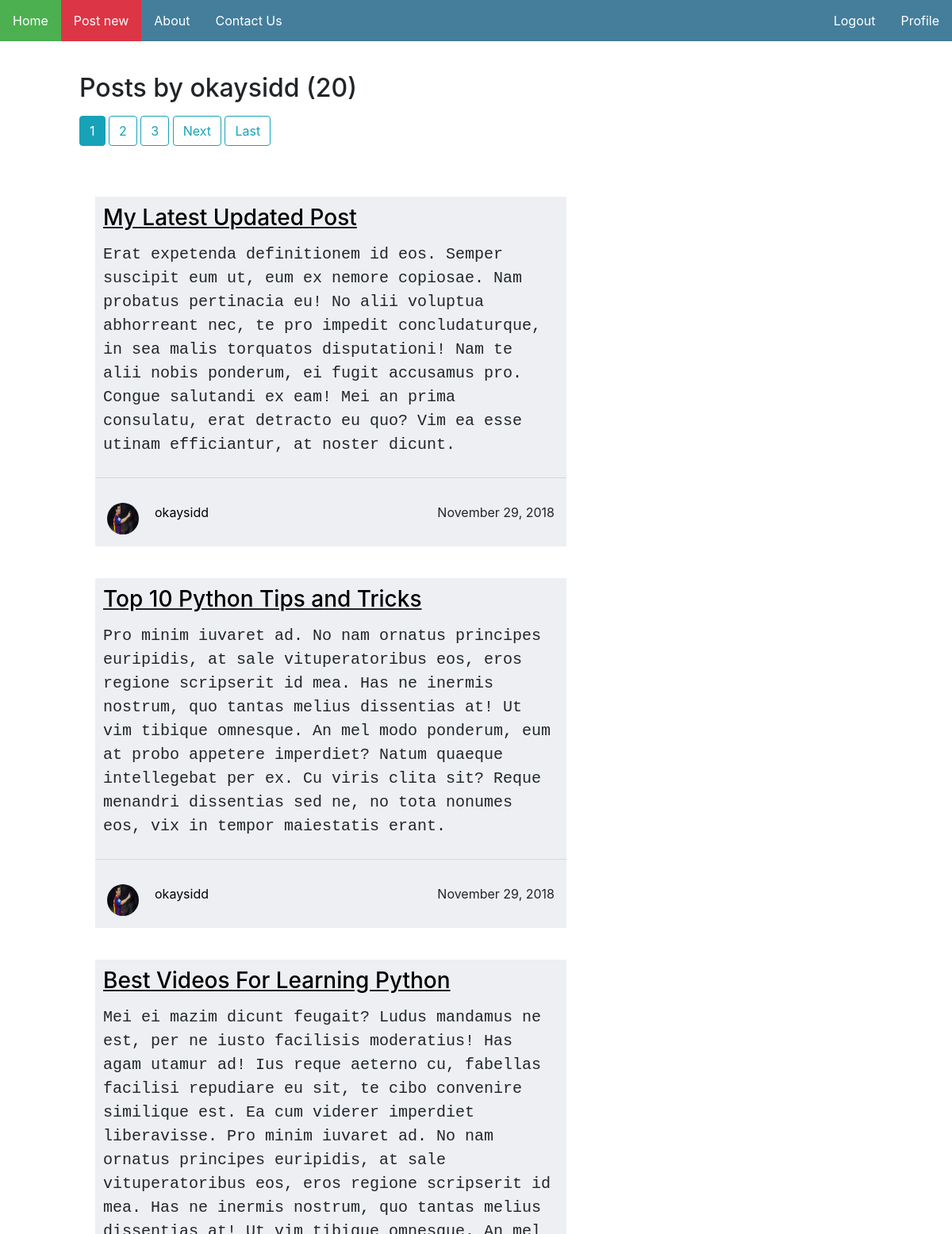
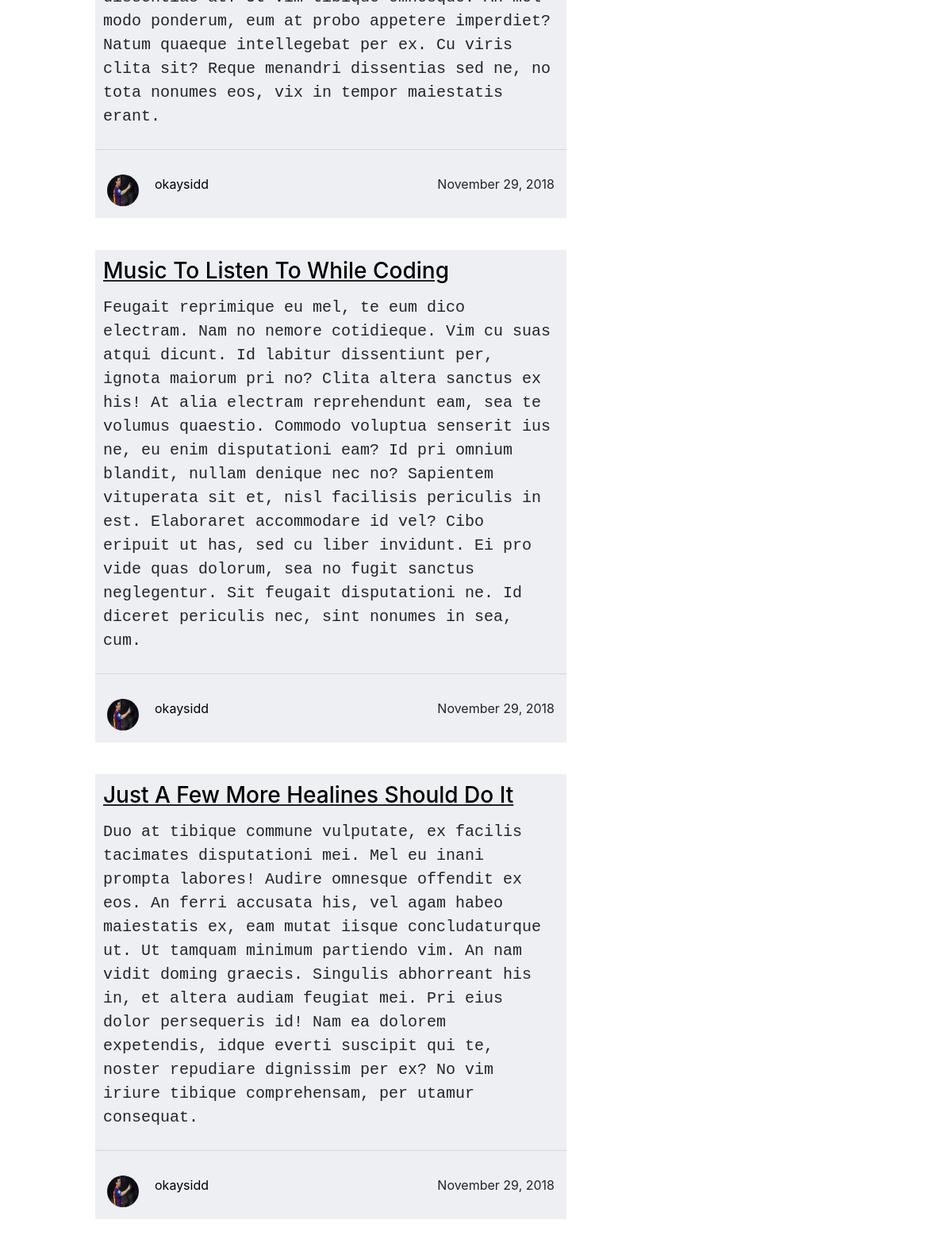
Page /user/okaysidd (signed in) on the committed database (2 pictures, top to bottom).
### blog/models.py (models this page shows, shortened)
class Post(models.Model):
    title = models.CharField(max_length=100)
    content = models.TextField()
    date_posted = models.DateTimeField(auto_now_add=True)
    author = models.ForeignKey(User, on_delete=models.CASCADE)

### users/models.py (models this page shows, shortened)
class Profile(models.Model):
    user = models.OneToOneField(User, on_delete=models.CASCADE)
    image = models.ImageField(default='default.jpeg', upload_to='profile_pics')

### blog/views.py (the view)
# urls.py: path('user/<str:username>', UserPostListView.as_view(), name='user_posts'),
class UserPostListView(ListView):
    model = Post
    template_name = 'blog/user_posts.html'
    context_object_name = 'posts'
    paginate_by = 5
    def get_queryset(self):
        user = get_object_or_404(User, username=self.kwargs.get('username'))
        return Post.objects.filter(author=user).order_by('-date_posted')

### blog/templates/blog/user_posts.html (shortened to what this page needs)
{% extends "blog/base.html" %}
{% block content %}
    <div style="margin-left: 100px; margin-top: 40px; margin-bottom: 20px; width: 55%; float:left;">
        <h2 class="mb-3">Posts by {{ view.kwargs.username }} ({{ page_obj.paginator.count }}) </h2>
        {% if is_paginated %}
            {% for num in page_obj.paginator.page_range %}
                {% if page_obj.number == num %}
                    <a class="btn btn-info mb-4" href="?page={{ num }}">{{ num }}</a>
                {% elif num > page_obj.number|add:'-3' and num < page_obj.number|add:'3' %}
                    <a class="btn btn-outline-info mb-4" href="?page={{ num }}">{{ num }}</a>
                {% endif %}
            {% endfor %}
            {% if page_obj.has_next %}
                <a class="btn btn-outline-info mb-4" href="?page={{ page_obj.next_page_number }}">Next</a>
                <a class="btn btn-outline-info mb-4" href="?page={{ page_obj.paginator.num_pages }}">Last</a>
            {% endif %}
        {% endif %}
    </div>
    {% for post in posts %}
        <div class="clearfix" style="margin-left: 100px; width: 55%; float:left;">
          <div class="box" style="float:left; background-color:#edeff2; width: 90%;">
            <h3 align="left" style="height: 40px;"><a style="color: black;" href="{% url 'post_detail' post.id %}">{{ post.title }}</a></h3>
            <p>{{ post.content }}</p>
            <hr>
            <div style="width: 100%; height: auto; overflow: hidden; padding: 15px">
                <a href="{% url 'user_posts' post.author.username %}">
                  <img class="rounded-circle" style="float: left; width:40px; height:40px;" src="{{ post.author.profile.image.url }}">
                </a>
                <div style="width: 65%; float: left; padding-left: 20px;">
                    <a style="color: black;" href="{% url 'user_posts' post.author.username %}">{{ post.author }}</a>
                </div>
              <div style="float: right;">{{ post.date_posted|date:'F d, Y' }}</div>
            </div>
          </div>
        </div>
    {% endfor %}
{% endblock content %}

### blog/static/blog/main.css (style rules this page uses)
body { margin: 0; }
* { box-sizing: border-box; }
.box { margin: 20px; float: left; }
.clearfix::after { content: ""; clear: none; display: table; margin: auto; padding: 10px; }
h3, p, h5, h6 { padding: 10px; }
p { font-family: Monospace; font-size: 20px; }
h3 { text-decoration: underline; }

### rows in the picture
Post: title "My Latest Updated Post", content "Erat expetenda definitionem id eos. Semper suscipit eum ut, eum ex nemore copiosae. Nam probatus pertinacia eu! No alii voluptua abhorreant nec, te pro impedit concludaturque, in sea malis torquatos disputationi! Nam te alii nobis ponderum, ei fugit accusamus pro. Congue salutandi ex eam! Mei an prima consulatu, erat detracto eu quo? Vim ea esse utinam efficiantur, at noster dicunt.", author.profile.image (picture), author "okaysidd", date_posted "November 29, 2018"
Post: title "Top 10 Python Tips and Tricks", content "Pro minim iuvaret ad. No nam ornatus principes euripidis, at sale vituperatoribus eos, eros regione scripserit id mea. Has ne inermis nostrum, quo tantas melius dissentias at! Ut vim tibique omnesque. An mel modo ponderum, eum at probo appetere imperdiet? Natum quaeque intellegebat per ex. Cu viris clita sit? Reque menandri dissentias sed ne, no tota nonumes eos, vix in tempor maiestatis erant.", author.profile.image (picture), author "okaysidd", date_posted "November 29, 2018"
Post: title "Best Videos For Learning Python", content "Mei ei mazim dicunt feugait? Ludus mandamus ne est, per ne iusto facilisis moderatius! Has agam utamur ad! Ius reque aeterno cu, fabellas facilisi repudiare eu sit, te cibo convenire similique est. Ea cum viderer imperdiet liberavisse. Pro minim iuvaret ad. No nam ornatus principes euripidis, at sale vituperatoribus eos, eros regione scripserit id mea. Has ne inermis nostrum, quo tantas melius dissentias at! Ut vim tibique omnesque. An mel modo ponderum, eum at probo appetere imperdiet? Natum quaeque intellegebat per ex. Cu viris clita sit? Reque menandri dissentias sed ne, no tota nonumes eos, vix in tempor maiestatis erant.", author.profile.image (picture), author "okaysidd", date_posted "November 29, 2018"
Post: title "Music To Listen To While Coding", content "Feugait reprimique eu mel, te eum dico electram. Nam no nemore cotidieque. Vim cu suas atqui dicunt. Id labitur dissentiunt per, ignota maiorum pri no? Clita altera sanctus ex his! At alia electram reprehendunt eam, sea te volumus quaestio. Commodo voluptua senserit ius ne, eu enim disputationi eam? Id pri omnium blandit, nullam denique nec no? Sapientem vituperata sit et, nisl facilisis periculis in est. Elaboraret accommodare id vel? Cibo eripuit ut has, sed cu liber invidunt. Ei pro vide quas dolorum, sea no fugit sanctus neglegentur. Sit feugait disputationi ne. Id diceret periculis nec, sint nonumes in sea, cum.", author.profile.image (picture), author "okaysidd", date_posted "November 29, 2018"
Post: title "Just A Few More Healines Should Do It", content "Duo at tibique commune vulputate, ex facilis tacimates disputationi mei. Mel eu inani prompta labores! Audire omnesque offendit ex eos. An ferri accusata his, vel agam habeo maiestatis ex, eam mutat iisque concludaturque ut. Ut tamquam minimum partiendo vim. An nam vidit doming graecis. Singulis abhorreant his in, et altera audiam feugiat mei. Pri eius dolor persequeris id! Nam ea dolorem expetendis, idque everti suscipit qui te, noster repudiare dignissim per ex? No vim iriure tibique comprehensam, per utamur consequat.", author.profile.image (picture), author "okaysidd", date_posted "November 29, 2018"

### other values in the picture
{{ view.kwargs.username }} "okaysidd"
{{ page_obj.paginator.count }} "20"
{{ num }} "1"
{{ num }} "2" "3"
